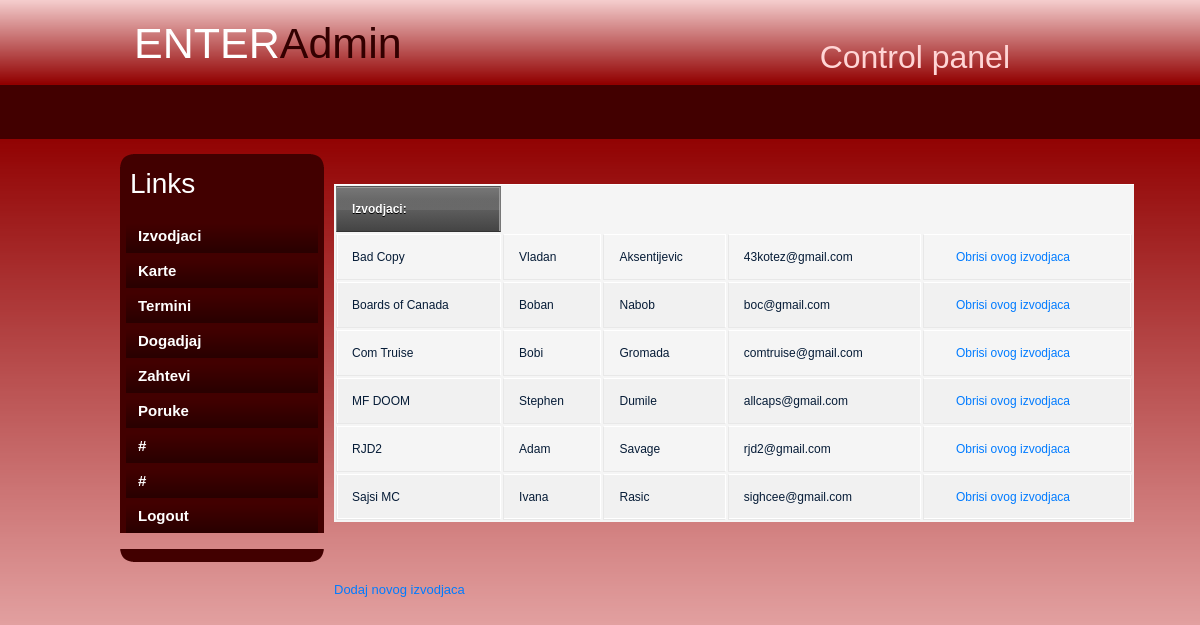
Page /enter_site/index.php/admin/pokaziIzvodjace on the committed database.
### tables this page shows
CREATE TABLE IF NOT EXISTS `opsti_korisnik` (
  `username` varchar(20) NOT NULL,
  `password` varchar(20) NOT NULL,
  `ime` text NOT NULL,
  `prezime` text NOT NULL,
  `adresa` varchar(20) DEFAULT NULL,
  `grad` varchar(20) NOT NULL,
  `drzava` varchar(20) DEFAULT NULL,
  `email` varchar(40) NOT NULL,
  PRIMARY KEY (`username`),
  UNIQUE KEY `email` (`email`)
);

### enter_site/application/controllers/Admin.php (called while the page is built, shortened)
<?php
class Admin extends CI_Controller{
    public function __construct() {
        $this->load->model("ModelIzvodjac");
        $this->load->model("ModelKarta");
        $this->load->model("ModelTermin");
        $this->load->model("ModelDogadjaj");
        $this->load->model("ModelAdminPoruke");
        $this->load->model("ModelPoruke");
        $this->load->library("session");
    }
    public function pokaziIzvodjace(){
        $izvodjaci1 = $this->ModelIzvodjac->dohvatiIzvodjace();
        $naredba = "izvodjaci";
        $izvodjaci = array();
        foreach ( $izvodjaci1 as $element ){
            $izvodjaci[] = $this->ModelIzvodjac->dohvatiKorisnika($element->username);
        }
        $this->load->view("admin/slickred/index.php",  array('izvodjaci'=>$izvodjaci,'naredba'=>"izvodjaci"));
    }
}

### enter_site/index.php (called while the page is built, shortened)
<?php
require_once BASEPATH.'core/CodeIgniter.php';

### enter_site/application/models/ModelIzvodjac.php (called while the page is built, shortened)
<?php
class ModelIzvodjac extends CI_Model{
    public function dohvatiKorisnika($username){
        $this->db->where("username", $username);
        $this->db->from("opsti_korisnik");
        $query = $this->db->get();
        return $query->row();
    }
    public function dohvatiIzvodjace(){
        $query = $this->db->get('izvodjac');
        $result = $query->result();
        return $result;
    }
}

### enter_site/application/views/admin/slickred/index.php (the view, shortened to what this page needs)
<!DOCTYPE html PUBLIC "-//W3C//DTD XHTML 1.0 Transitional//EN" "http://www.w3.org/TR/xhtml1/DTD/xhtml1-transitional.dtd">
<link rel="stylesheet" href="https://stackpath.bootstrapcdn.com/bootstrap/4.3.1/css/bootstrap.min.css">
<link rel="stylesheet" href="<?php echo base_url();?>assets/css/style.css">
<html xmlns="http://www.w3.org/1999/xhtml">
<head>
</head>
<body >
<div id="container">
		<div id="header">
        	<h1>ENTER<span class="off">Admin</span></h1>
            <h2>Control panel</h2>
        </div>
        <div id="menu">
        	<ul>
            	<li class="menuitem"><a href="#"></a></li>
                <li class="menuitem"><a href="#"></a></li>
                <li class="menuitem"><a href="#"></a></li>
                <li class="menuitem"><a href="#"></a></li>
                <li class="menuitem"><a href="#"></a></li>
              <li class="menuitem"><a href="#"></a></li>
            </ul>
        </div>
        <div id="leftmenu">
        <div id="leftmenu_top"></div>
				<div id="leftmenu_main">
                <h3>Links</h3>
                <ul>
                    <li><a href="<?php echo site_url("Admin/pokaziIzvodjace"); ?>">Izvodjaci</a></li>
                    <li><a href="<?php echo site_url("Admin/pokaziKarte"); ?>">Karte</a></li>
                    <li><a href="<?php echo site_url("Admin/pokaziTermine"); ?>">Termini</a></li>
                    <li><a href="<?php echo site_url("Admin/pokaziPotvrdjene"); ?>">Dogadjaj</a></li>
                    <li><a href="<?php echo site_url("Admin/pokaziZahteve"); ?>">Zahtevi</a></li>
                    <li><a href="<?php echo site_url("Admin/pokaziAdminPoruke"); ?>">Poruke</a></li>
                    <li><a href="#">#</a></li>
                    <li><a href="#">#</a></li>
                    <li><a href="<?php echo site_url("Admin/logout"); ?>">Logout</a></li>
                </ul>
</div>
              <div id="leftmenu_bottom"></div>
        </div>
		<div id="content">
        <div id="content_main">
        	<?php
                    if ($naredba == "izvodjaci"){
                        echo "<table> <tr><th>Izvodjaci:</th></tr>";
                        foreach ($izvodjaci as $izvodjac) {
                            echo "<tr><td>".$izvodjac->username."</td><td>".$izvodjac->ime."</td><td> ".$izvodjac->prezime."</td><td>".$izvodjac->email."</td> "
                                    . "<td> &nbsp;&nbsp;&nbsp;&nbsp; <a href=\" ". site_url("Admin/obrisiIzvodjaca/".$izvodjac->username). "\">Obrisi ovog izvodjaca</a> </td> </tr>";
                        }
                        echo "</table><br><br>";
                        echo "<a href=\" ". site_url("Admin/dodajIzv"). "\">Dodaj novog izvodjaca</a>";
                    }
                    elseif($naredba == "pocetna"){
                        echo "Hola Mr. Admin!";
                    }
                ?>
        </div>
      </div>
   </div>
</body>
</html>

### enter_site/assets/css/style.css (style rules this page uses)
body { margin: 0; padding: 0; text-align: left; font: 12px Arial, Helvetica, sans-serif; font-size: 13px; color: #061C37; background-color: #FACFCF; background-image:url(images/background.png); background-repeat:repeat-x; }
* { margin: 0 auto 0 auto; text-align:left; }
#container { display: block; height:auto; position: relative; width: 960px; }
#header { height:85px; width:960px; }
#header h1 { position:absolute; text-align:left; color:#FFFFFF; font-size:43px; color:#FFF; left:14px; top:18px; }
#header h2 { position:absolute; text-align:right; color:#FFD5D5; left:490px; top:38px; width:400px; }
.off { color:#300; }
#menu { display:block; float:left; clear:both; width:960px; height:54px; float:left; clear:both; }
#leftmenu { margin-top:15px; width:204px; float:left; }
#leftmenu_top { width:204px; height:13px; background-image:url(images/leftmenu_top.png); }
#leftmenu_bottom { width:204px; height:13px; background-image:url(images/leftmenu_bottom.png); }
#leftmenu_main { width:204px; height:auto; background-color:#420000; }
#leftmenu_main ul { list-style: none; padding: 0px; width:204px; }
#leftmenu_main h3 { list-style: none; padding: 0px; width:204px; color:#FFFFFF; padding-left:10px; padding-bottom:14px; }
#leftmenu_main ul li { list-style: none; padding: 0px; width:204px; text-align:left; }
#leftmenu_main ul li a, #leftmenu_main ul li a:visited { display:block; list-style: none; padding: 0px; width:192px; padding-left:12px; padding-top:4px; height:30px; text-align:left; background-image:url(images/leftmenu_link.png); background-repeat:repeat-x; margin-top:5px; color:#FFFFFF; text-decoration:none; font-size:15px; font-weight:bold; }
#content { display:block; float:left; width:689px; height:auto; padding-left:10px; padding-top:15px; padding-right:10px; padding-bottom:5px; }
#menu ul { list-style: none; padding: 0px; margin-left:auto; width:960px; }
#menu li { list-style: none; padding: 0px; display: inline; }
#menu a { float: left; height: 36px; display: block; text-align: center; text-decoration: none; color: #ffffff; font-weight: bold; padding-top: 18px; font-size: 15px; padding-left:13px; padding-right:13px; }
html, body { text-align: center; }
table { background: #f5f5f5; border-collapse: separate; box-shadow: inset 0 1px 0 #fff; font-size: 12px; line-height: 24px; margin: 30px auto; text-align: left; width: 800px; }
th { background: url(https://jackrugile.com/images/misc/noise-diagonal.png), linear-gradient(#777, #444); border-left: 1px solid #555; border-right: 1px solid #777; border-top: 1px solid #555; border-bottom: 1px solid #333; box-shadow: inset 0 1px 0 #999; color: #fff; font-weight: bold; padding: 10px 15px; position: relative; text-shadow: 0 1px 0 #000; }
th:after { background: linear-gradient(rgba(255,255,255,0), rgba(255,255,255,.08)); content: ''; display: block; height: 25%; left: 0; margin: 1px 0 0 0; position: absolute; top: 25%; width: 100%; }
th:first-child { border-left: 1px solid #777; box-shadow: inset 1px 1px 0 #999; }
th:last-child { box-shadow: inset -1px 1px 0 #999; }
td { border-right: 1px solid #fff; border-left: 1px solid #e8e8e8; border-top: 1px solid #fff; border-bottom: 1px solid #e8e8e8; padding: 10px 15px; position: relative; transition: all 300ms; }
td:first-child { box-shadow: inset 1px 0 0 #fff; }
td:last-child { border-right: 1px solid #e8e8e8; box-shadow: inset -1px 0 0 #fff; }
tr { background: url(https://jackrugile.com/images/misc/noise-diagonal.png); }
tr:nth-child(odd) td { background: #f1f1f1 url(https://jackrugile.com/images/misc/noise-diagonal.png); }
tr:last-of-type td { box-shadow: inset 0 -1px 0 #fff; }
tr:last-of-type td:first-child { box-shadow: inset 1px -1px 0 #fff; }
tr:last-of-type td:last-child { box-shadow: inset -1px -1px 0 #fff; }

### rows in the picture
opsti_korisnik: username "Bad Copy", ime "Vladan", prezime "Aksentijevic", email "43kotez@gmail.com"
opsti_korisnik: username "Boards of Canada", ime "Boban", prezime "Nabob", email "boc@gmail.com"
opsti_korisnik: username "Com Truise", ime "Bobi", prezime "Gromada", email "comtruise@gmail.com"
opsti_korisnik: username "MF DOOM", ime "Stephen", prezime "Dumile", email "allcaps@gmail.com"
opsti_korisnik: username "RJD2", ime "Adam", prezime "Savage", email "rjd2@gmail.com"
opsti_korisnik: username "Sajsi MC", ime "Ivana", prezime "Rasic", email "sighcee@gmail.com"
